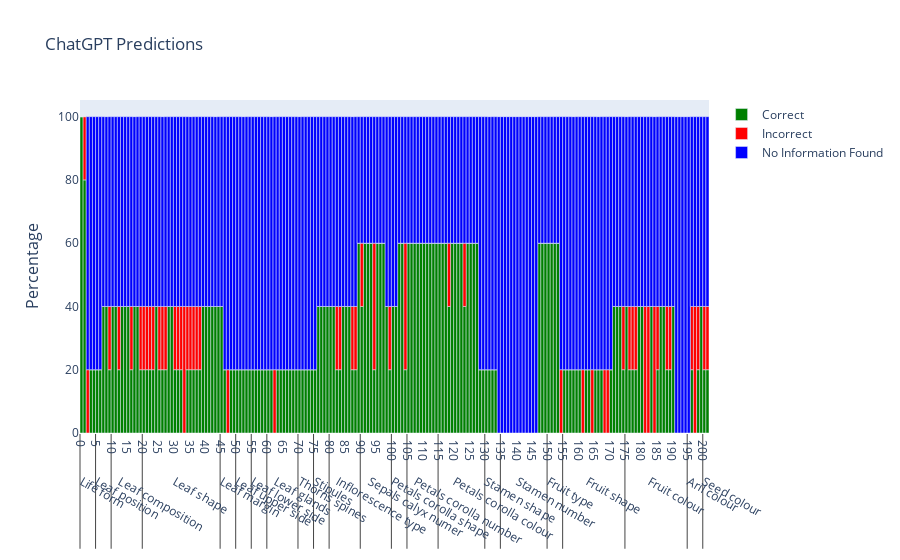

The notebook cell this image was saved under:
### Code cell
fig = go.Figure()

predictions = [
    "Correct",
    "Incorrect",
    "No Information Found"
]

colors = [
    "green",
    "red",
    "blue"
]

lsts = [
    correct_lst,
    incorrect_lst,
    fail_lst
]

x = [
    group_labels,
    number_labels
]

for (prediction, color, lst) in zip(predictions, colors, lsts):
    fig.add_bar(
        name=prediction,
        x=x,
        y=lst,
        marker_color=color,
        constraintext='outside',
        hovertext=sub_labels,
        textposition='auto'
        )
    
fig.update_layout(
    # uniformtext_minsize=8, uniformtext_mode='hide',
    title='ChatGPT Predictions',
    # xaxis_tickfont_size=6,
    yaxis=dict(
        title='Percentage',
        titlefont_size=16,
        # tickfont_size=3,
    ),

    barmode='relative',
    bargap=0.0, # gap between bars of adjacent location coordinates.
    bargroupgap=0.00, # gap between bars of the same location coordinate.
    
)

fig.show()


folder_figures = "../../../reports/figures/"
file_name = "PxPlot_HTML_BarchartPredictions.html"
fig.write_html(F"{folder_figures}{file_name}")
file_name = "PxPlot_PDF_BarchartPredictions.pdf"
fig.write_image(F"{folder_figures}{file_name}")

### Figure 1 — Plotly figure (JSON) as saved in the notebook; plotly's stock layout.template omitted (floating-point values rounded to 4 significant figures; data arrays with more than 128 entries replaced by an {"elided": "..."} marker saying what was removed)
{"data": [{"constraintext": "outside", "hovertext": {"elided": "202 str values"}, "marker": {"color": "green"}, "name": "Correct", "textposition": "auto", "type": "bar", "x": {"elided": "2x202 mixed values"}, "y": {"elided": "202 int values"}}, {"constraintext": "outside", "hovertext": {"elided": "202 str values"}, "marker": {"color": "red"}, "name": "Incorrect", "textposition": "auto", "type": "bar", "x": {"elided": "2x202 mixed values"}, "y": {"elided": "202 int values"}}, {"constraintext": "outside", "hovertext": {"elided": "202 str values"}, "marker": {"color": "blue"}, "name": "No Information Found", "textposition": "auto", "type": "bar", "x": {"elided": "2x202 mixed values"}, "y": {"elided": "202 int values"}}], "layout": {"bargap": 0, "bargroupgap": 0, "barmode": "relative", "title": {"text": "ChatGPT Predictions"}, "yaxis": {"title": {"font": {"size": 16}, "text": "Percentage"}}}}
